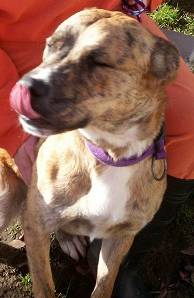
#> input picture Data/training/dogs/dog.1017.jpg, 194 x 298 px
$ python DataSetup1.py 100
#> lines starting #> are read from the running program, lines starting #| are printed output that depends on the picture
import pickle
import random
import numpy as np
import matplotlib.pyplot as plt
import os
import cv2
import sys
from tqdm import tqdm
DATADIR = "./Data/training"
IMG_SIZE = 50
IMG_SIZE = int(sys.argv[1])

CATEGORIES = ["dogs", "cats"]


training_data = []


def create_training_data():
    for category in CATEGORIES:  # do dogs and cats

        path = os.path.join(DATADIR, category)  # create path to dogs and cats
        # get the classification  (0 or a 1). 0=dog 1=cat
        class_num = CATEGORIES.index(category)

        for img in tqdm(os.listdir(path)):  # iterate over each image per dogs and cats
            try:
                img_array = cv2.imread(os.path.join(
                    path, img), cv2.IMREAD_GRAYSCALE)  # convert to array
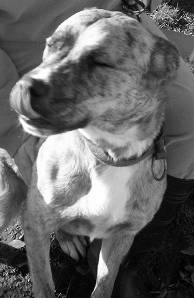
#> img_array: shape (298, 194); min 0, max 255, mean 100.8
                # resize to normalize data size
                new_array = cv2.resize(img_array, (IMG_SIZE, IMG_SIZE))
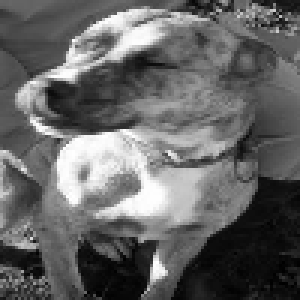
#> new_array: shape (100, 100) (shown 3 times larger); min 0, max 255, mean 100.7
                # add this to our training_data
                training_data.append([new_array, class_num])
            except Exception as e:  # in the interest in keeping the output clean...
                pass
#> pass 2 of the loop in create_training_data, `for category in CATEGORIES:`:
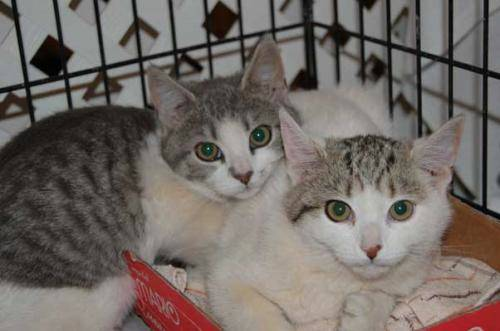
#> input picture Data/training/cats/cat.1032.jpg, 500 x 331 px
#> in create_training_data, `img_array = cv2.imread(os.path.join( path, img), cv2.IMREAD_GRAYSCALE)`:
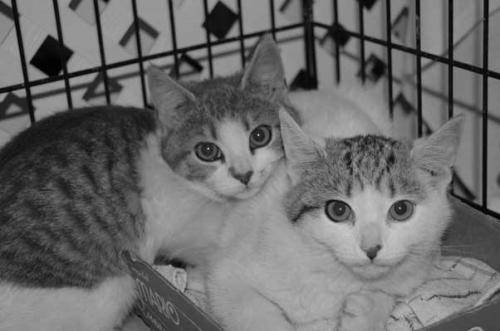
#> img_array: shape (331, 500); min 0, max 201, mean 106.9
#> in create_training_data, `new_array = cv2.resize(img_array, (IMG_SIZE, IMG_SIZE))`:
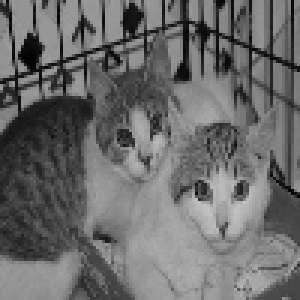
#> new_array: shape (100, 100) (shown 3 times larger); min 0, max 197, mean 106.9
            # [4 lines of commented-out code are left out]


create_training_data()

# random.shuffle(training_data)
print(len(training_data))
#| 2
# for sample in training_data[:10]:
#     print(sample[1])


X = []
y = []

for features, label in training_data:
    X.append(features)
    y.append(label)
#> this loop made 2 passes
#> label on passes 1 to 2: 0, 1
#> after the loop, X = 2 items; y = [0, 1]


# print(X[0].reshape(-1, IMG_SIZE, IMG_SIZE, 1))

X = np.array(X).reshape(-1, IMG_SIZE, IMG_SIZE, 1)


pickle_out = open("X.pickle", "wb")
pickle.dump(X, pickle_out)
pickle_out.close()

pickle_out = open("y.pickle", "wb")
pickle.dump(y, pickle_out)
pickle_out.close()
